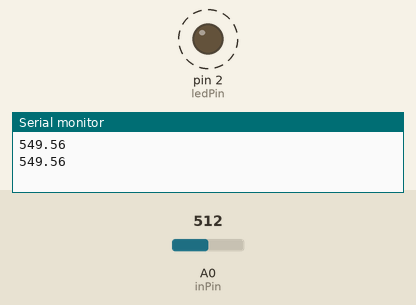
The sketch below on a simulated Arduino Uno, built with avr-gcc and run on an emulated ATmega328P. Parts: output pins drawn as LEDs (lit = HIGH), the last lines printed to the serial monitor. Dashed ring = blinking. The inputs (shaded band) are chosen by the test bench; at power-on: A0 (inPin) = 512.

Above: at 0.96 s.
1.4 s: A0 (inPin) set to 900
At 1.5 s:
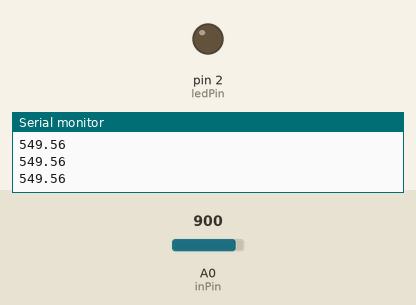
At 1.9 s:
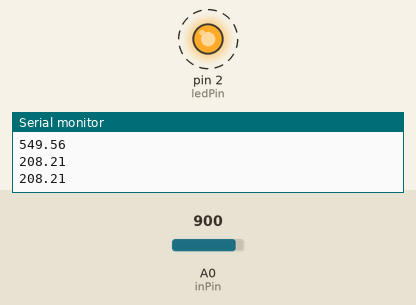
4.5 s: A0 (inPin) set to 1023
Timing chart, 0 to 13.6 s (numbered marks = the images above; inputs shaded):
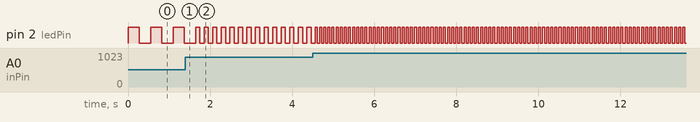

The sketch:

exercise_3_lab1.ino
```cpp
/*
  Exercise 3: Using the potentiometer

  Task: Choose any value in between this range, and write a program that turns on
  the external LED only when the value of the potentiometer is higher than this threshold.

  Task: Write a program that causes the LED to blink at a frequency
  proportional to the potentiometer value, blinking at 1 Hz when the potentiometer is at its lowest value,
  10 Hz when the potentiometer is at its highest value,
  and transitioning continuously as the potentiometer value changes between these extremes.

*/


int analogValue = 0;    // variable to hold the analog value
int inPin = A0;         // potentiometer connected to A0
int ledPin = 2;         // LED connected to D2
int THRESHOLD = 612;    // threshold value for turning on LED
float halfDelay = 100.0;

void setup() {
  // open the serial port at 9600 bps:
  Serial.begin(9600);
  pinMode(ledPin, OUTPUT);  // sets the D2 pin as output
}

void loop() {
  // read the analog input on pin A0:
  analogValue = analogRead(inPin);

  // first task
//  if (analogValue >= THRESHOLD) {
//    digitalWrite(ledPin, HIGH);
//  }
//  else {
//    digitalWrite(ledPin, LOW);
//  }
//  delay(10); // delay 10 ms before the next reading

  // second task
  /*
     For f = 1/T:
     At f = 1 Hz --> 1 blink per second --> 1/1000ms --> 500 ms on, 500 ms off.
     At f = 10 Hz --> 10 blinks per second --> 1/100ms --> 50 ms on, 50 ms off.
     We have that (0, 1000 ms) and (1023, 100 ms) are two points,
     where 0 and 1023 are analogValue, and 1000 and 100 are delays of blinks in ms.

     Linear equation: m = 1000-100/0-1023 = -0.879765
                      y = -0.879765 x + b <-- plug in (0, 1000)
                      b = 1000
             So, TotalDelay = -0.879765*analogValue + 1000

  */
  halfDelay = (-0.879765*(float)analogValue + 1000.0)/2.0;
  Serial.println(halfDelay*2.0);   // print TotalDelay as an ASCII-encoded decimal

  digitalWrite(ledPin, HIGH);
  delay(halfDelay);              // for half of total delay LED is on
  digitalWrite(ledPin, LOW);
  delay(halfDelay);              // for half of total delay LED is off

}
```

Measured:
- after the input at 1.4 s, pin 2 (ledPin): alternates HIGH for 0.10 s and LOW for 0.10 s, starting after 0.35 s
- after the input at 4.5 s, pin 2 (ledPin): alternates HIGH for 0.05 s and LOW for 0.05 s, starting after 0.12 s
- by itself, pin 2 (ledPin): alternates HIGH for 0.27 s and LOW for 0.27 s
